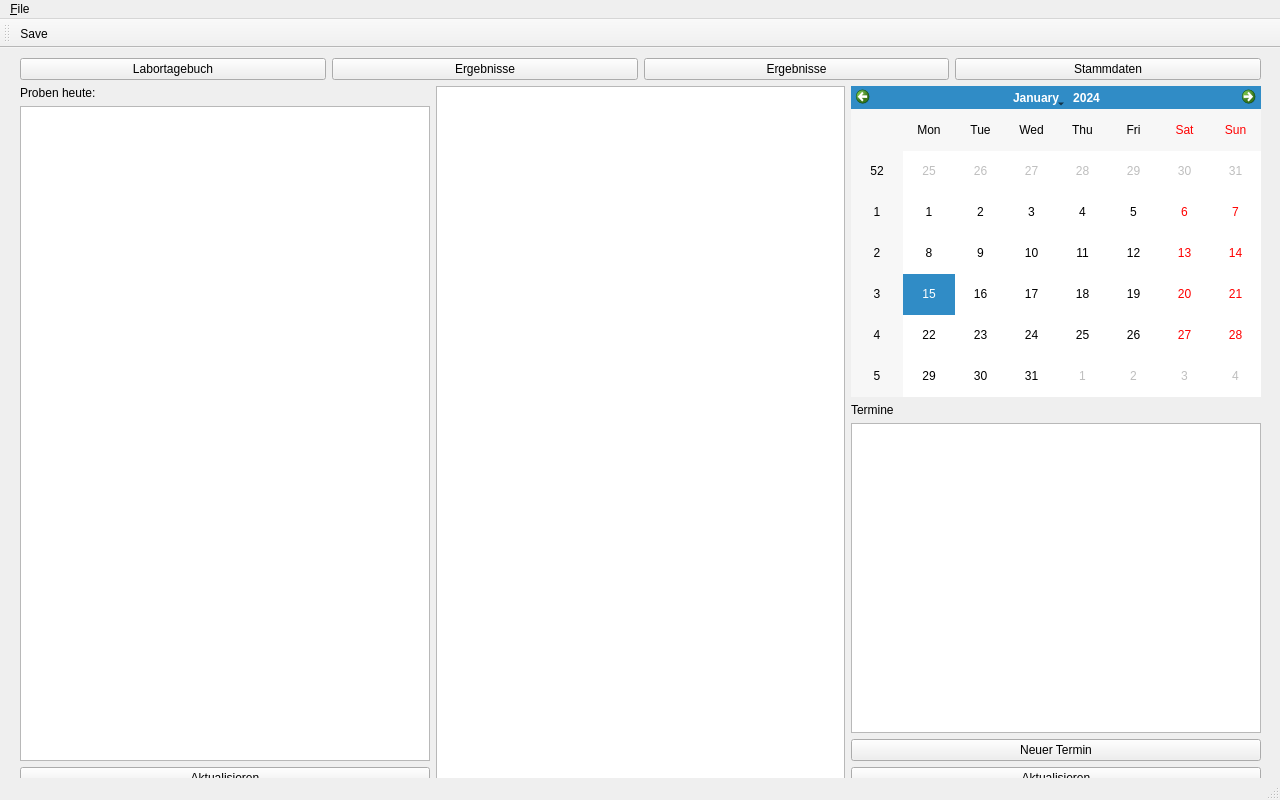
<?xml version="1.0" encoding="UTF-8"?>
<ui version="4.0">
 <class>FlorinLIMS</class>
 <widget class="QMainWindow" name="FlorinLIMS">
  <property name="geometry">
   <rect>
    <x>0</x>
    <y>0</y>
    <width>1280</width>
    <height>800</height>
   </rect>
  </property>
  <property name="windowTitle">
   <string>MainWindow</string>
  </property>
  <widget class="QWidget" name="centralwidget">
   <widget class="QWidget" name="layoutWidget">
    <property name="geometry">
     <rect>
      <x>20</x>
      <y>10</y>
      <width>1241</width>
      <height>731</height>
     </rect>
    </property>
    <layout class="QVBoxLayout" name="verticalLayout_4">
     <item>
      <layout class="QHBoxLayout" name="horizontalLayout">
       <item>
        <widget class="QPushButton" name="btnLabortagebuch">
         <property name="text">
          <string>Labortagebuch</string>
         </property>
        </widget>
       </item>
       <item>
        <widget class="QPushButton" name="btnErgebnisse">
         <property name="text">
          <string>Ergebnisse</string>
         </property>
        </widget>
       </item>
       <item>
        <widget class="QPushButton" name="btnErgebnisse_2">
         <property name="text">
          <string>Ergebnisse</string>
         </property>
        </widget>
       </item>
       <item>
        <widget class="QPushButton" name="btnStammdaten">
         <property name="text">
          <string>Stammdaten</string>
         </property>
        </widget>
       </item>
      </layout>
     </item>
     <item>
      <layout class="QVBoxLayout" name="verticalLayout_3">
       <item>
        <layout class="QHBoxLayout" name="horizontalLayout_2">
         <item>
          <layout class="QVBoxLayout" name="verticalLayout">
           <item>
            <widget class="QLabel" name="label">
             <property name="text">
              <string>Proben heute:</string>
             </property>
            </widget>
           </item>
           <item>
            <widget class="QListWidget" name="listWidget"/>
           </item>
           <item>
            <widget class="QPushButton" name="btnAktualisierenProben">
             <property name="text">
              <string>Aktualisieren</string>
             </property>
            </widget>
           </item>
          </layout>
         </item>
         <item>
          <widget class="QListWidget" name="listWidget_3"/>
         </item>
         <item>
          <layout class="QVBoxLayout" name="verticalLayout_2">
           <item>
            <widget class="QCalendarWidget" name="calendarWidget"/>
           </item>
           <item>
            <widget class="QLabel" name="label_2">
             <property name="enabled">
              <bool>true</bool>
             </property>
             <property name="text">
              <string>Termine</string>
             </property>
            </widget>
           </item>
           <item>
            <widget class="QListWidget" name="listWidget_2"/>
           </item>
           <item>
            <widget class="QPushButton" name="btnNeuerTermin">
             <property name="text">
              <string>Neuer Termin</string>
             </property>
            </widget>
           </item>
           <item>
            <widget class="QPushButton" name="btnAktualisierenTermine">
             <property name="text">
              <string>Aktualisieren</string>
             </property>
            </widget>
           </item>
          </layout>
         </item>
        </layout>
       </item>
      </layout>
     </item>
    </layout>
   </widget>
  </widget>
  <widget class="QMenuBar" name="menubar">
   <property name="geometry">
    <rect>
     <x>0</x>
     <y>0</y>
     <width>1280</width>
     <height>18</height>
    </rect>
   </property>
   <widget class="QMenu" name="menu_File">
    <property name="title">
     <string>&amp;File</string>
    </property>
    <addaction name="action_Open"/>
    <addaction name="action_Save"/>
   </widget>
   <addaction name="menu_File"/>
  </widget>
  <widget class="QStatusBar" name="statusbar"/>
  <widget class="QToolBar" name="toolBar">
   <property name="windowTitle">
    <string>toolBar</string>
   </property>
   <attribute name="toolBarArea">
    <enum>TopToolBarArea</enum>
   </attribute>
   <attribute name="toolBarBreak">
    <bool>false</bool>
   </attribute>
   <addaction name="actionSave"/>
  </widget>
  <action name="actionEdit">
   <property name="text">
    <string>Edit</string>
   </property>
  </action>
  <action name="actionSave">
   <property name="text">
    <string>Save</string>
   </property>
   <property name="shortcut">
    <string>Ctrl+S</string>
   </property>
  </action>
  <action name="actionDebug">
   <property name="text">
    <string>Debug</string>
   </property>
  </action>
  <action name="action_Open">
   <property name="text">
    <string>&amp;Open</string>
   </property>
   <property name="shortcut">
    <string>Ctrl+O</string>
   </property>
  </action>
  <action name="action_Save">
   <property name="text">
    <string>&amp;Save</string>
   </property>
   <property name="shortcut">
    <string>Ctrl+S</string>
   </property>
  </action>
 </widget>
 <resources/>
 <connections/>
</ui>
